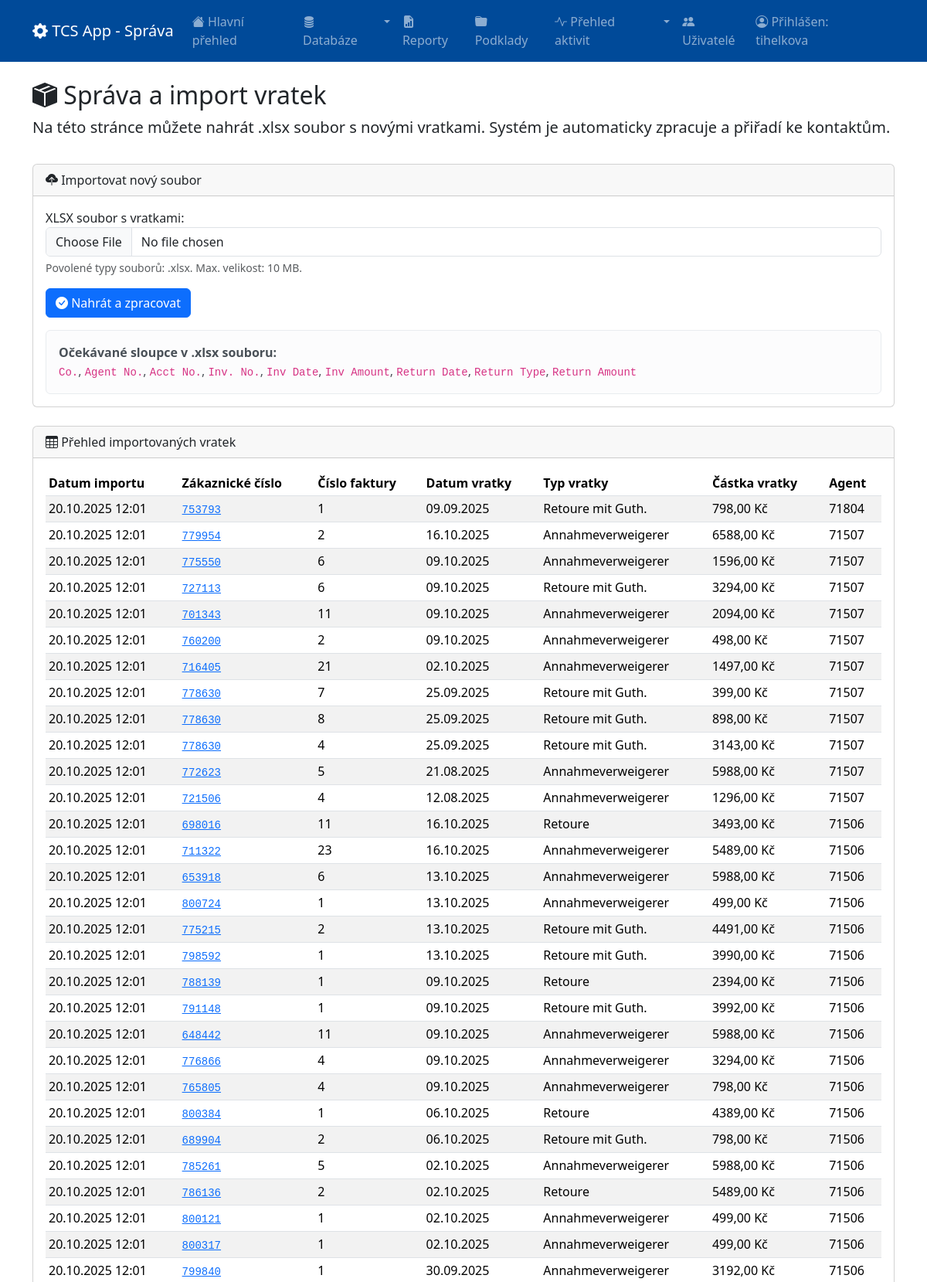
The page /sprava/vratky/ (signed in, upper part) on the database its author committed.
### sprava/models.py (models this page shows, shortened)
class CustomUser(AbstractUser):
    first_name = models.CharField(max_length=150, blank=False, verbose_name='Jméno')
    last_name = models.CharField(max_length=150, blank=False, verbose_name='Příjmení')
    email = models.EmailField(unique=True, null=True, blank=True, verbose_name='E-mail')
    kod_operatora = models.CharField(max_length=50, unique=True, blank=False, verbose_name="Kód operátora")
    telefonni_cislo = models.CharField(max_length=20, blank=False, verbose_name="Telefonní číslo")
    uvazek_hodiny = models.PositiveIntegerField(blank=False, verbose_name="Úvazek (v hodinách)")
    datum_narozeni = models.DateField(null=True, blank=True, verbose_name="Datum narození")
    svatek = models.DateField(null=True, blank=True, verbose_name="Svátek")
    history = HistoricalRecords()
    REQUIRED_FIELDS = ['first_name', 'last_name', 'email', 'kod_operatora', 'telefonni_cislo', 'uvazek_hodiny']

### contacts/models.py (models this page shows, shortened)
class Vratka(models.Model):
    kontakt = models.ForeignKey(Kontakt, on_delete=models.CASCADE, related_name='vratky', verbose_name="Kontakt")
    datum_vratky = models.DateField(verbose_name="Datum vrácení")
    duvod = models.CharField(max_length=255, verbose_name="Důvod vrácení", blank=True, default='')
    datum_importu = models.DateTimeField(auto_now_add=True, verbose_name="Datum importu")
    agent = models.CharField(max_length=100, blank=True, default='', verbose_name="Agent")
    cislo_faktury = models.CharField(max_length=100, blank=True, default='', verbose_name="Číslo faktury")
    datum_faktury = models.DateField(blank=True, null=True, verbose_name="Datum faktury")
    castka_faktury = models.DecimalField(max_digits=10, decimal_places=2, blank=True, null=True, verbose_name="Částka faktury")
    castka_vratky = models.DecimalField(max_digits=10, decimal_places=2, blank=True, null=True, verbose_name="Částka vratky")
    class Meta:
        verbose_name = "Vratka"
        verbose_name_plural = "Vratky"
        ordering = ['-datum_vratky']

class Kontakt(models.Model):
    info_2 = models.CharField(max_length=50, blank=True,  null=True, db_index=True, unique=True, verbose_name="Zákaznické číslo")
    info_3 = models.CharField(max_length=50, blank=True, default='', db_index=True, verbose_name="Přednostní číslo")
    ansprache = models.CharField(max_length=20, blank=True, default='', verbose_name="Oslovení (Pohlaví)")
    titel = models.CharField(max_length=20, blank=True, default='', verbose_name="Titul")
    vorname = models.CharField(max_length=100, blank=True, default='', verbose_name="Jméno")
    nachname = models.CharField(max_length=100, blank=True, default='', db_index=True, verbose_name="Příjmení")
    dlbs = models.CharField(max_length=50, blank=True, default='', verbose_name="Poslední objednávka")
    info_1 = models.CharField(max_length=50, blank=True, default='', verbose_name="DBK")
    telefon1 = models.CharField(max_length=30, blank=True, default='', db_index=True, verbose_name="Telefon 1")
    telefon2 = models.CharField(max_length=30, blank=True, default='', verbose_name="Telefon 2")
    geburtsdatum = models.DateField(null=True, blank=True, verbose_name="Datum narození")
    datum_letztkontakt = models.CharField(max_length=20, blank=True, default='', verbose_name="Poslední kontakt")
    tlm_kampagne_2_zielprodukt = models.CharField(max_length=100, blank=True, default='', verbose_name="Kampaň")
    strasse = models.CharField(max_length=100, blank=True, default='', verbose_name="Ulice")
    ort = models.CharField(max_length=100, blank=True, default='', verbose_name="Město")
    plz = models.CharField(max_length=20, blank=True, default='', verbose_name="Poštovní směrovací číslo")
    recency = models.CharField(max_length=20, blank=True, default='', verbose_name="Typ zákazníka")
    vip = models.BooleanField(default=False, verbose_name="VIP kontakt")
    vip_pridano = models.DateTimeField(null=True, blank=True, verbose_name="Do VIP přidáno dne")
    vip_poznamka = models.TextField(blank=True, default='', verbose_name="Interní poznámka k VIP")
    trvale_blokovan = models.BooleanField(default=False, verbose_name="Trvale blokovaný kontakt")
    nedovolano_pocet = models.PositiveIntegerField(default=0, verbose_name="Počet pokusů Nedovoláno")
    nedovolano_v_rade = models.PositiveIntegerField(default=0, verbose_name="Počet 'Nedovoláno' v řadě")
    odlozeny_nedovolano_pokusy = models.PositiveIntegerField(default=0, verbose_name="Počet pokusů Nedovoláno (odložené)")
    blokace_do = models.DateTimeField(null=True, blank=True, verbose_name="Blokace do")
    aktivni = models.BooleanField(default=True, verbose_name="Aktivní kontakt")
    assigned_operator = models.ForeignKey(
        settings.AUTH_USER_MODEL,
        null=True,
        blank=True,
        on_delete=models.SET_NULL,
        related_name="assigned_contacts",
        verbose_name="Přiřazený operátor",
    )
    updated_at = models.DateTimeField(auto_now=True, verbose_name="Poslední aktualizace")
    datum_prirazeni = models.DateTimeField(
        null=True,
        blank=True,
        verbose_name="Datum posledního přiřazení"
    )
    deaktivovan_do = models.DateField(null=True, blank=True, verbose_name="Deaktivován do")
    datum_importu = models.DateTimeField(
        null=True,
        blank=True,
        db_index=True,
        verbose_name="Datum importu/aktualizace"
    )
    datum_posledniho_prodeje = models.DateTimeField(
        null=True,
        blank=True,
        verbose_name="Datum posledního prodeje"
    )
    locked_by = models.ForeignKey(
        settings.AUTH_USER_MODEL,
        null=True,
        blank=True,
        on_delete=models.SET_NULL,
        related_name="locked_contacts",
        verbose_name="Dočasně uzamčeno operátorem"
    )
    locked_at = models.DateTimeField(
        null=True,
        blank=True,
        verbose_name="Čas uzamčení"
    )
    class Meta:
        verbose_name = "Kontakt"
        verbose_name_plural = "Kontakty"

### sprava/views.py (the view, shortened to what this page needs)
# urls.py: path('vratky/', views.sprava_vratek, name='vratky'),
@login_required
@user_passes_test(is_admin)
def sprava_vratek(request):
    form = VratkaForm()
    vratky_list = Vratka.objects.select_related('kontakt').order_by('-datum_importu')
    paginator = Paginator(vratky_list, 50)
    page_number = request.GET.get('page')
    vratky_page = paginator.get_page(page_number)
    context = {'form': form, 'vratky_page': vratky_page}
    return render(request, 'sprava/sprava_vratek.html', context)

### sprava/forms.py
class VratkaForm(BaseUploadForm):
    def __init__(self, *args, **kwargs):
        super().__init__(*args, **kwargs, allowed_extensions=['xlsx'], max_size_mb=10)
        self.fields['file'].label = "XLSX soubor s vratkami"

### sprava/views.py (called while the page is built)
def is_admin(user):
    return user.is_authenticated and user.is_staff

### templates/sprava/sprava_vratek.html (shortened to what this page needs)
{% extends "sprava/base.html" %}
{% block content %}
<div class="row mb-3">
    <div class="col">
        <h2><i class="bi bi-box-seam-fill"></i> Správa a import vratek</h2>
        <p class="lead">Na této stránce můžete nahrát .xlsx soubor s novými vratkami. Systém je automaticky zpracuje a přiřadí ke kontaktům.</p>
    </div>
</div>
<div class="card mb-4">
    <div class="card-header">
        <i class="bi bi-cloud-upload-fill"></i> Importovat nový soubor
    </div>
    <div class="card-body">
        <form method="post" enctype="multipart/form-data">
            <div class="mb-3">
                {{ form.file.label_tag }}
                {{ form.file }}
                {% if form.file.help_text %}
                    <div class="form-text">{{ form.file.help_text }}</div>
                {% endif %}
            </div>
            <button type="submit" class="btn btn-primary"><i class="bi bi-check-circle-fill"></i> Nahrát a zpracovat</button>
        </form>
        <div class="alert alert-light mt-3 mb-0" role="alert">
            <strong>Očekávané sloupce v .xlsx souboru:</strong><br>
            <code>Co.</code>, <code>Agent No.</code>, <code>Acct No.</code>, <code>Inv. No.</code>, <code>Inv Date</code>, <code>Inv Amount</code>, <code>Return Date</code>, <code>Return Type</code>, <code>Return Amount</code>
        </div>
    </div>
</div>
<div class="card">
    <div class="card-header">
        <i class="bi bi-table"></i> Přehled importovaných vratek
    </div>
    <div class="card-body">
        <div class="table-responsive">
            <table class="table table-striped table-hover table-sm">
                <thead>
                    <tr>
                        <th>Datum importu</th>
                        <th>Zákaznické číslo</th>
                        <th>Číslo faktury</th>
                        <th>Datum vratky</th>
                        <th>Typ vratky</th>
                        <th>Částka vratky</th>
                        <th>Agent</th>
                    </tr>
                </thead>
                <tbody>
                    {% for vratka in vratky_page %}
                    <tr>
                        <td>{{ vratka.datum_importu|date:"d.m.Y H:i" }}</td>
                        <td>
                            <a href="{% url 'sprava:kontakt_detail' vratka.kontakt.id %}">
                                <code>{{ vratka.kontakt.info_2 }}</code>
                            </a>
                        </td>
                        <td>{{ vratka.cislo_faktury|default:"-" }}</td>
                        <td>{{ vratka.datum_vratky|date:"d.m.Y" }}</td>
                        <td>{{ vratka.duvod|default:"-" }}</td>
                        <td>{{ vratka.castka_vratky }} Kč</td>
                        <td>{{ vratka.agent|default:"-" }}</td>
                    </tr>
                    {% empty %}
                    <tr>
                        <td colspan="7" class="text-center text-muted">Zatím nebyly naimportovány žádné vratky.</td>
                    </tr>
                    {% endfor %}
                </tbody>
            </table>
        </div>
    </div>
</div>
{% endblock %}

### templates/sprava/base.html (shortened to what this page needs)
{% load static %}
<!DOCTYPE html>
<html lang="cs">
<head>
    <link href="https://cdn.jsdelivr.net/npm/bootstrap@5.3.2/dist/css/bootstrap.min.css" rel="stylesheet">
    <link rel="stylesheet" href="https://cdn.jsdelivr.net/npm/bootstrap-icons@1.11.1/font/bootstrap-icons.css">
    <link rel="stylesheet" href="https://cdn.jsdelivr.net/npm/flatpickr/dist/flatpickr.min.css">
</head>
<body>
    <nav class="navbar navbar-expand-lg navbar-dark" style="background-color: #004a99;">
        <div class="container">
            <a class="navbar-brand" href="{% url 'sprava:sprava_dashboard' %}">
                <i class="bi bi-gear-fill"></i> TCS App - Správa
            </a>
            <div class="collapse navbar-collapse" id="navbarNav">
                <ul class="navbar-nav me-auto mb-2 mb-lg-0">
                    <li class="nav-item">
                        <a class="nav-link {% if request.resolver_match.url_name == 'sprava_dashboard' %}active{% endif %}" href="{% url 'sprava:sprava_dashboard' %}">
                            <i class="bi bi-house-fill"></i> Hlavní přehled
                        </a>
                    </li>
                    <li class="nav-item dropdown">
                        <div class="nav-link d-flex p-0">
                            <a class="nav-link {% if request.resolver_match.url_name == 'databaze_overview' %}active{% endif %}" href="{% url 'sprava:databaze_overview' %}">
                                <i class="bi bi-database-fill"></i> Databáze
                            </a>
                            <a class="nav-link dropdown-toggle dropdown-toggle-split " href="#" data-bs-toggle="dropdown" aria-expanded="false">
                            </a>
                        </div>
                    </li>
                    <li class="nav-item">
                        <a class="nav-link {% if 'reporty' in request.resolver_match.url_name %}active{% endif %}" href="{% url 'sprava:reporty_overview' %}">
                            <i class="bi bi-file-earmark-bar-graph-fill"></i> Reporty
                        </a>
                    </li>
                    <li class="nav-item">
                        <a class="nav-link {% if 'podklady' in request.resolver_match.url_name %}active{% endif %}" href="{% url 'sprava:podklady_overview' %}">
                            <i class="bi bi-folder-fill"></i> Podklady
                        </a>
                    </li>
                    <li class="nav-item dropdown">
                        <div class="nav-link d-flex p-0">
                            <a class="nav-link {% if request.resolver_match.url_name == 'sprava_aktivity_overview' %}active{% endif %}" href="{% url 'sprava:aktivity_overview' %}">
                                <i class="bi bi-activity"></i> Přehled aktivit
                            </a>
                            <a class="nav-link dropdown-toggle dropdown-toggle-split {% if request.resolver_match.url_name == 'sprava_historie_hovoru' %}active{% endif %}" href="#" data-bs-toggle="dropdown" aria-expanded="false">
                            </a>
                        </div>
                    </li>
                    <li class="nav-item">
                        <a class="nav-link {% if 'uzivatele' in request.resolver_match.url_name %}active{% endif %}" href="{% url 'sprava:sprava_uzivatele_overview' %}">
                            <i class="bi bi-people-fill"></i> Uživatelé
                        </a>
                    </li>
                </ul>
                <ul class="navbar-nav">
                    {% if user.is_authenticated %}
                        <li class="nav-item">
                            <span class="navbar-text me-3">
                                <i class="bi bi-person-circle"></i> Přihlášen: {{ user.username }}
                            </span>
                        </li>
                    {% endif %}
                </ul>
            </div>
        </div>
    </nav>
    <main class="container mt-4 mb-5">
        {% block content %}{% endblock %}
    </main>
</body>
</html>

### templates/sprava/base.html (style rules this page uses)
body { padding-bottom: 70px; }

### rows shown on the page
CustomUser: username "tihelkova"
Vratka: datum_importu "20.10.2025 12:01", kontakt.info_2 "753793", cislo_faktury "1", datum_vratky "09.09.2025", duvod "Retoure mit Guth.", castka_vratky "798,00", agent "71804"
Vratka: datum_importu "20.10.2025 12:01", kontakt.info_2 "779954", cislo_faktury "2", datum_vratky "16.10.2025", duvod "Annahmeverweigerer", castka_vratky "6588,00", agent "71507"
Vratka: datum_importu "20.10.2025 12:01", kontakt.info_2 "775550", cislo_faktury "6", datum_vratky "09.10.2025", duvod "Annahmeverweigerer", castka_vratky "1596,00", agent "71507"
Vratka: datum_importu "20.10.2025 12:01", kontakt.info_2 "727113", cislo_faktury "6", datum_vratky "09.10.2025", duvod "Retoure mit Guth.", castka_vratky "3294,00", agent "71507"
Vratka: datum_importu "20.10.2025 12:01", kontakt.info_2 "701343", cislo_faktury "11", datum_vratky "09.10.2025", duvod "Annahmeverweigerer", castka_vratky "2094,00", agent "71507"
Vratka: datum_importu "20.10.2025 12:01", kontakt.info_2 "760200", cislo_faktury "2", datum_vratky "09.10.2025", duvod "Annahmeverweigerer", castka_vratky "498,00", agent "71507"
Vratka: datum_importu "20.10.2025 12:01", kontakt.info_2 "716405", cislo_faktury "21", datum_vratky "02.10.2025", duvod "Annahmeverweigerer", castka_vratky "1497,00", agent "71507"
Vratka: datum_importu "20.10.2025 12:01", kontakt.info_2 "778630", cislo_faktury "7", datum_vratky "25.09.2025", duvod "Retoure mit Guth.", castka_vratky "399,00", agent "71507"
Vratka: datum_importu "20.10.2025 12:01", kontakt.info_2 "778630", cislo_faktury "8", datum_vratky "25.09.2025", duvod "Retoure mit Guth.", castka_vratky "898,00", agent "71507"
Vratka: datum_importu "20.10.2025 12:01", kontakt.info_2 "778630", cislo_faktury "4", datum_vratky "25.09.2025", duvod "Retoure mit Guth.", castka_vratky "3143,00", agent "71507"
Vratka: datum_importu "20.10.2025 12:01", kontakt.info_2 "772623", cislo_faktury "5", datum_vratky "21.08.2025", duvod "Annahmeverweigerer", castka_vratky "5988,00", agent "71507"
Vratka: datum_importu "20.10.2025 12:01", kontakt.info_2 "721506", cislo_faktury "4", datum_vratky "12.08.2025", duvod "Annahmeverweigerer", castka_vratky "1296,00", agent "71507"
Vratka: datum_importu "20.10.2025 12:01", kontakt.info_2 "698016", cislo_faktury "11", datum_vratky "16.10.2025", duvod "Retoure", castka_vratky "3493,00", agent "71506"
Vratka: datum_importu "20.10.2025 12:01", kontakt.info_2 "711322", cislo_faktury "23", datum_vratky "16.10.2025", duvod "Annahmeverweigerer", castka_vratky "5489,00", agent "71506"
Vratka: datum_importu "20.10.2025 12:01", kontakt.info_2 "653918", cislo_faktury "6", datum_vratky "13.10.2025", duvod "Annahmeverweigerer", castka_vratky "5988,00", agent "71506"
Vratka: datum_importu "20.10.2025 12:01", kontakt.info_2 "800724", cislo_faktury "1", datum_vratky "13.10.2025", duvod "Annahmeverweigerer", castka_vratky "499,00", agent "71506"
Vratka: datum_importu "20.10.2025 12:01", kontakt.info_2 "775215", cislo_faktury "2", datum_vratky "13.10.2025", duvod "Retoure mit Guth.", castka_vratky "4491,00", agent "71506"
Vratka: datum_importu "20.10.2025 12:01", kontakt.info_2 "798592", cislo_faktury "1", datum_vratky "13.10.2025", duvod "Retoure mit Guth.", castka_vratky "3990,00", agent "71506"
Vratka: datum_importu "20.10.2025 12:01", kontakt.info_2 "788139", cislo_faktury "1", datum_vratky "09.10.2025", duvod "Retoure", castka_vratky "2394,00", agent "71506"
Vratka: datum_importu "20.10.2025 12:01", kontakt.info_2 "791148", cislo_faktury "1", datum_vratky "09.10.2025", duvod "Retoure mit Guth.", castka_vratky "3992,00", agent "71506"
Vratka: datum_importu "20.10.2025 12:01", kontakt.info_2 "648442", cislo_faktury "11", datum_vratky "09.10.2025", duvod "Annahmeverweigerer", castka_vratky "5988,00", agent "71506"
Vratka: datum_importu "20.10.2025 12:01", kontakt.info_2 "776866", cislo_faktury "4", datum_vratky "09.10.2025", duvod "Annahmeverweigerer", castka_vratky "3294,00", agent "71506"
Vratka: datum_importu "20.10.2025 12:01", kontakt.info_2 "765805", cislo_faktury "4", datum_vratky "09.10.2025", duvod "Annahmeverweigerer", castka_vratky "798,00", agent "71506"
Vratka: datum_importu "20.10.2025 12:01", kontakt.info_2 "800384", cislo_faktury "1", datum_vratky "06.10.2025", duvod "Retoure", castka_vratky "4389,00", agent "71506"
Vratka: datum_importu "20.10.2025 12:01", kontakt.info_2 "689904", cislo_faktury "2", datum_vratky "06.10.2025", duvod "Retoure mit Guth.", castka_vratky "798,00", agent "71506"
Vratka: datum_importu "20.10.2025 12:01", kontakt.info_2 "785261", cislo_faktury "5", datum_vratky "02.10.2025", duvod "Annahmeverweigerer", castka_vratky "5988,00", agent "71506"
Vratka: datum_importu "20.10.2025 12:01", kontakt.info_2 "786136", cislo_faktury "2", datum_vratky "02.10.2025", duvod "Retoure", castka_vratky "5489,00", agent "71506"
Vratka: datum_importu "20.10.2025 12:01", kontakt.info_2 "800121", cislo_faktury "1", datum_vratky "02.10.2025", duvod "Annahmeverweigerer", castka_vratky "499,00", agent "71506"
Vratka: datum_importu "20.10.2025 12:01", kontakt.info_2 "800317", cislo_faktury "1", datum_vratky "02.10.2025", duvod "Annahmeverweigerer", castka_vratky "499,00", agent "71506"
Vratka: datum_importu "20.10.2025 12:01", kontakt.info_2 "799840", cislo_faktury "1", datum_vratky "30.09.2025", duvod "Annahmeverweigerer", castka_vratky "3192,00", agent "71506"
